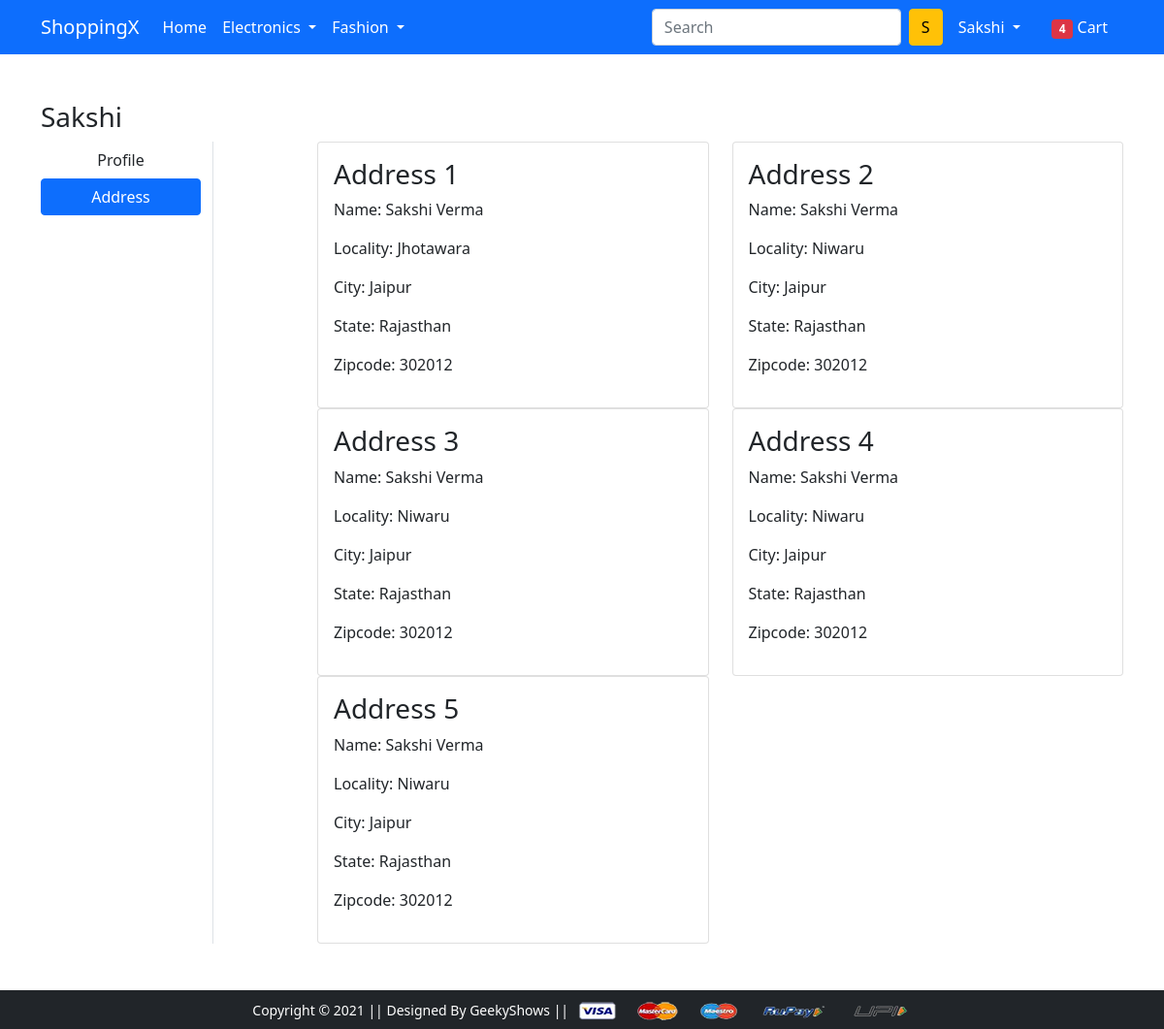
The page /address/ (signed in) on the database its author committed.
### app/models.py (models this page shows, shortened)
class Customer(models.Model):
    user = models.ForeignKey(User, on_delete=models.CASCADE)
    name = models.CharField(max_length=50)
    locality = models.CharField(max_length=200)
    city = models.CharField(max_length=50)
    zipcode = models.IntegerField()
    state = models.CharField(choices=State_Choice, max_length=50)

### app/views.py (the view)
# urls.py: path('address/', views.address, name='address'),
@login_required
def address(request):
    add = Customer.objects.filter(user=request.user)
    return render(request, 'app/address.html',{'add': add , 'active':'btn-primary' })

### templates/app/address.html (shortened to what this page needs)
{% extends 'app/base.html' %}
{% load static %}
{% block main-content %}
<div class="container my-5">
 <div class="row">
 <h3><span class='text-capitalize'>{{request.user}}</span></h3>
  <div class="col-sm-2 border-end">
   <ul class="list-unstyled">
    <li class="d-grid"><a href="{% url 'profile' %}" class="btn ">Profile</a></li>
    <li class="d-grid"><a href="{% url 'address' %}" class="btn {{active}}" >Address</a></li>
   </ul>
  </div>
  <div class="col-sm-9 offset-sm-1">
   <div class="row">
    {% for ad in add %}
    <div class="col-sm-6">
     <div class="card">
      <div class="card-body">
       <h3>Address {{forloop.counter}}</h3>
       <p>Name: {{ad.name}}</p>
       <p>Locality: {{ad.locality}}</p>
       <p>City: {{ad.city}}</p>
       <p>State: {{ad.state}}</p>
       <p>Zipcode: {{ad.zipcode}}</p>
      </div>
     </div>
    </div>
    {% endfor %}
   </div>
  </div>
 </div>
</div>
{% endblock main-content %}

### templates/app/base.html (shortened to what this page needs)
<!doctype html>
{% load static %}
<html lang="en">
  <head>
    <link href="https://cdn.jsdelivr.net/npm/bootstrap@5.0.0-beta1/dist/css/bootstrap.min.css" rel="stylesheet">
    <link rel="stylesheet" href="{% static 'app/css/owl.carousel.min.css' %}">
    <link rel="stylesheet" href="{% static 'app/css/all.min.css' %}">
    <link rel="stylesheet" href="{% static 'app/css/style.css' %}">
  </head>
  <body>
    <nav class="navbar navbar-expand-lg navbar-dark bg-primary">
     <div class="container">
       <a class="navbar-brand" href="/">ShoppingX</a>
       <div class="collapse navbar-collapse" id="navbarSupportedContent">
         <ul class="navbar-nav me-auto mb-2 mb-lg-0">
           <li class="nav-item">
             <a class="nav-link active" aria-current="page" href="/">Home</a>
           </li>
           <li class="nav-item dropdown">
             <a class="nav-link dropdown-toggle text-white" href="#" id="electronicsDropdown" role="button" data-bs-toggle="dropdown" aria-expanded="false">
               Electronics
             </a>
           </li>
           <li class="nav-item dropdown">
             <a class="nav-link dropdown-toggle text-white" href="#" id="fashionDropdown" role="button" data-bs-toggle="dropdown" aria-expanded="false">
               Fashion
             </a>
           </li>
         </ul>
         <form class="d-flex">
           <input class="form-control me-2" type="search" placeholder="Search" aria-label="Search">
           <button class="btn btn-warning" type="submit">S</button>
         </form>
         <div>
          <ul class="navbar-nav me-auto mb-2 mb-lg-0">
          {% if request.user.is_authenticated %}
           <li class="nav-item dropdown mx-2">
              <a class="nav-link dropdown-toggle text-white" href="#" id="profileDropdown" role="button" data-bs-toggle="dropdown" aria-expanded="false">
                {{request.user.username|capfirst}}
              </a>
            </li>
            <li class="nav-item mx-2">
             <a href="cart" class="nav-link text-white"><span class="badge bg-danger">4</span> Cart </a>
            </li>
          {% endif %}
          </ul>
         </div>
       </div>
     </div>
    </nav>
    {% block main-content %} {% endblock main-content %}
    <footer class="container-fluid bg-dark text-center p-2 mt-5">
        <small class="text-white">Copyright &copy; 2021 || Designed By GeekyShows || </small>
        <img src="{% static 'app/images/payment.png' %}" alt="" srcset="" class="img-fluid" height="2px">
    </footer>
  </body>
</html>

### rows shown on the page
Customer: name "Sakshi Verma", locality "Jhotawara", city "Jaipur", state "Rajasthan", zipcode "302012"
Customer: name "Sakshi Verma", locality "Niwaru", city "Jaipur", state "Rajasthan", zipcode "302012"
Customer: name "Sakshi Verma", locality "Niwaru", city "Jaipur", state "Rajasthan", zipcode "302012"
Customer: name "Sakshi Verma", locality "Niwaru", city "Jaipur", state "Rajasthan", zipcode "302012"
Customer: name "Sakshi Verma", locality "Niwaru", city "Jaipur", state "Rajasthan", zipcode "302012"

### other values the page prints
{{ request.user.username|capfirst }} "Sakshi"
{{ request.user }} "Sakshi"
